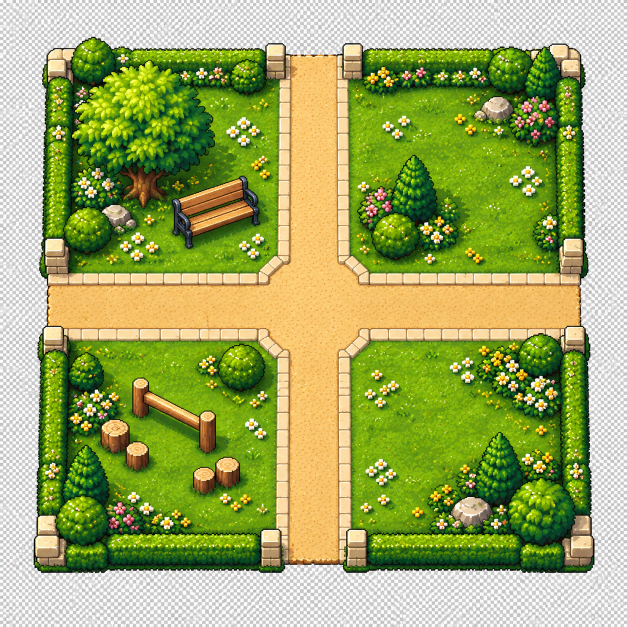
#> input picture output/imagegen/garden-v3/originals/giardino-livello-1.png, 1254 x 1254 px (shown at 1/2 size); its folder holds 4 pictures in this run
$ python prepare.py
#> lines starting #> are read from the running program, lines starting #| are printed output that depends on the picture; after the words box and inside, x2 and y2 are one past the last pixel; in counts of white or black regions, pixels touching at a corner belong together
"""Technical background extraction and alignment of generated garden artwork."""
from pathlib import Path
import json
import numpy as np
from PIL import Image, ImageDraw, ImageFont

BASE = Path(__file__).resolve().parent
ROOT = BASE.parents[2]
PUBLIC = ROOT / 'public/care/garden-v3'
PUBLIC.mkdir(parents=True, exist_ok=True)
manifest = []
for level in range(1, 6):
    name = f'giardino-livello-{level}'
    source = Image.open(BASE / 'originals' / f'{name}.png').convert('RGBA')
    rgba = np.array(source)
    rgb = rgba[:, :, :3].astype(np.int16)
    # Remove only neutral pixels connected to the exterior: preserve the art.
    spread = rgb.max(2) - rgb.min(2)
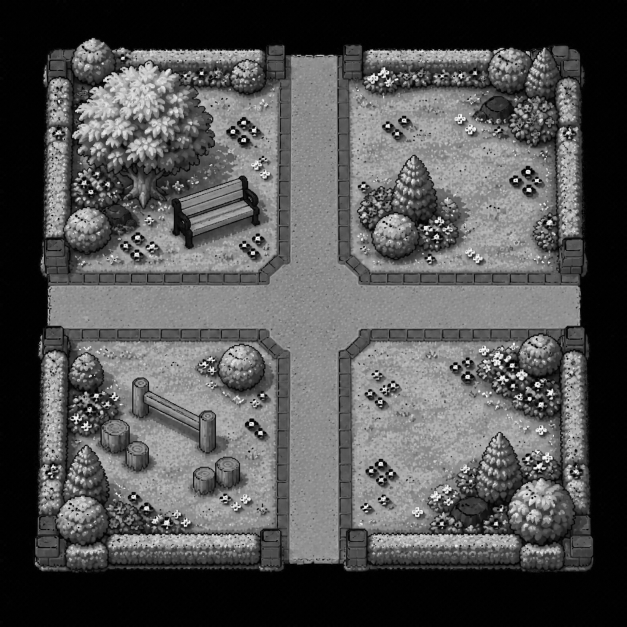
#> spread: shape (1254, 1254) int16 (shown at 1/2 size); min 0, max 255, mean 83.2
    mean = rgb.mean(2)
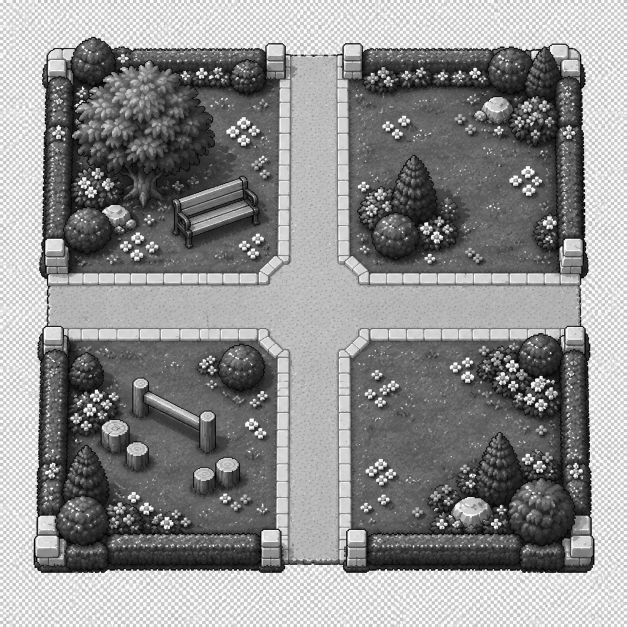
#> mean: shape (1254, 1254) float64 (shown at 1/2 size); min 0, max 255, mean 142
    eligible = (rgba[:, :, 3] < 128) | ((spread < 25) & (mean > 75))
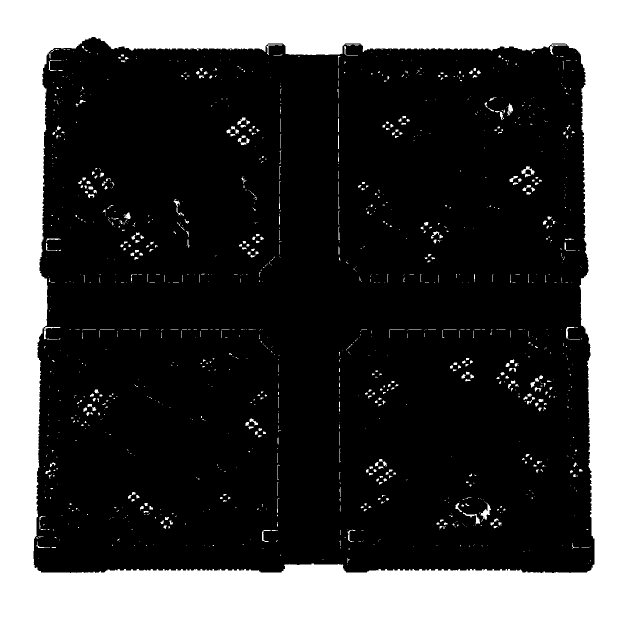
#> eligible: shape (1254, 1254) bool (shown at 1/2 size); 28.7% white; 1288 white regions (992 under 20 px), largest, box (x1, y1, x2, y2) and area: (0, 0, 1254, 1254) 434498, (961, 1004, 982, 1044) 275, (926, 1025, 960, 1049) 183
    if level == 5:
        eligible = (rgba[:, :, 3] < 128) | ((spread < 18) & (mean < 45))
    mask = Image.fromarray(np.pad(eligible.astype('uint8') * 255, 1, constant_values=255)).copy()
#> mask: PIL image 1256x1256 L; 28.9% white; 1288 white regions (992 under 20 px), largest, box (x1, y1, x2, y2) and area: (0, 0, 1256, 1256) 439518, (962, 1005, 983, 1045) 275, (927, 1026, 961, 1050) 183
    ImageDraw.floodfill(mask, (0, 0), 128, thresh=0)
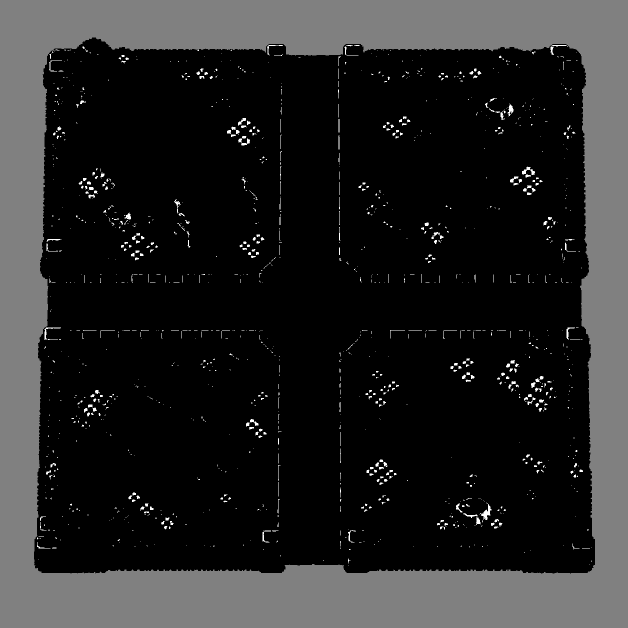
#> mask: PIL image 1256x1256 L (shown at 1/2 size); min 0, max 255, mean 38.3
    rgba[np.array(mask)[1:-1, 1:-1] == 128, 3] = 0
    # Discard detached background fragments; the complete plot is connected.
    component = Image.fromarray((rgba[:, :, 3] > 127).astype('uint8') * 255).copy()
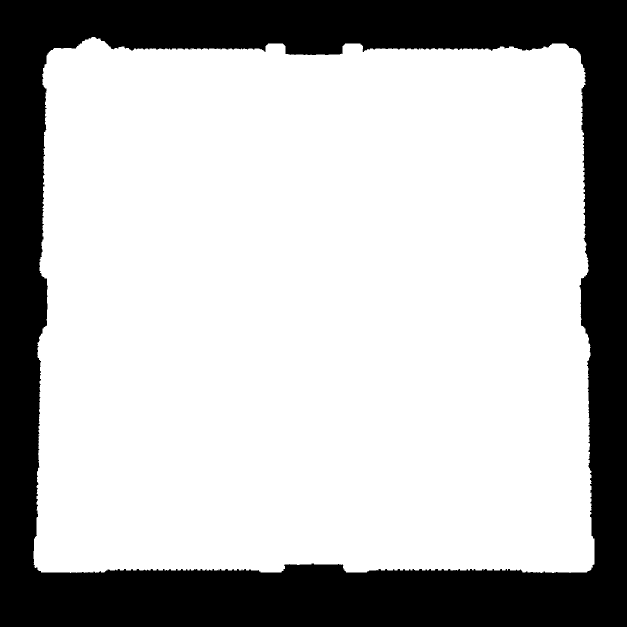
#> component: PIL image 1254x1254 L (shown at 1/2 size); 72.4% white; 1 black region, box (x1, y1, x2, y2) and area: (0, 0, 1254, 1254) 434301
    ImageDraw.floodfill(component, (627, 613), 128, thresh=0)
    rgba[np.array(component) != 128, 3] = 0
    art = Image.fromarray(rgba)
    bounds = art.getbbox()
#> bounds = (67, 74, 1189, 1146)
    # The cross junction is slightly above canvas centre due to the tilted view.
    anchor = (627, [612, 610, 613, 618, 612][level - 1])
    radius = max(anchor[0] - bounds[0], bounds[2] - anchor[0], anchor[1] - bounds[1], bounds[3] - anchor[1]) + 8
#> radius = 570
    canvas = Image.new('RGBA', (radius * 2, radius * 2))
#> canvas: PIL image 1140x1140 RGBA; every value is 0
    canvas.alpha_composite(art.crop(bounds), (radius + bounds[0] - anchor[0], radius + bounds[1] - anchor[1]))
    asset = canvas.resize((768, 768), Image.Resampling.NEAREST)
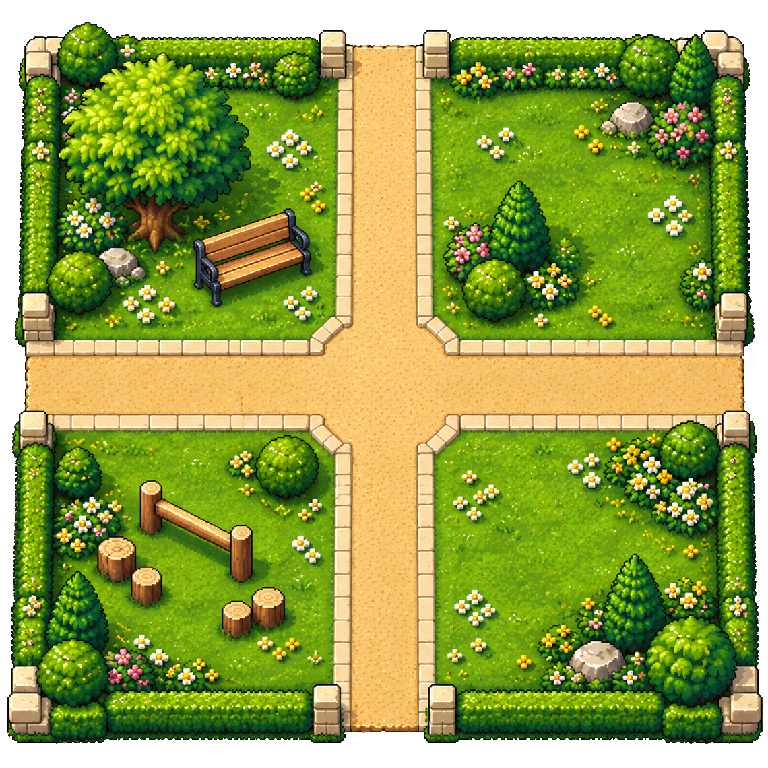
#> asset: PIL image 768x768 RGBA; mean R, G, B, A 116.2, 130.6, 44.3, 223.3; transparent parts drawn white
    asset.save(BASE / 'assets' / f'{name}.png')
    asset.save(PUBLIC / f'{name}.webp', lossless=True, method=6)
    alpha = np.array(asset)[:, :, 3]
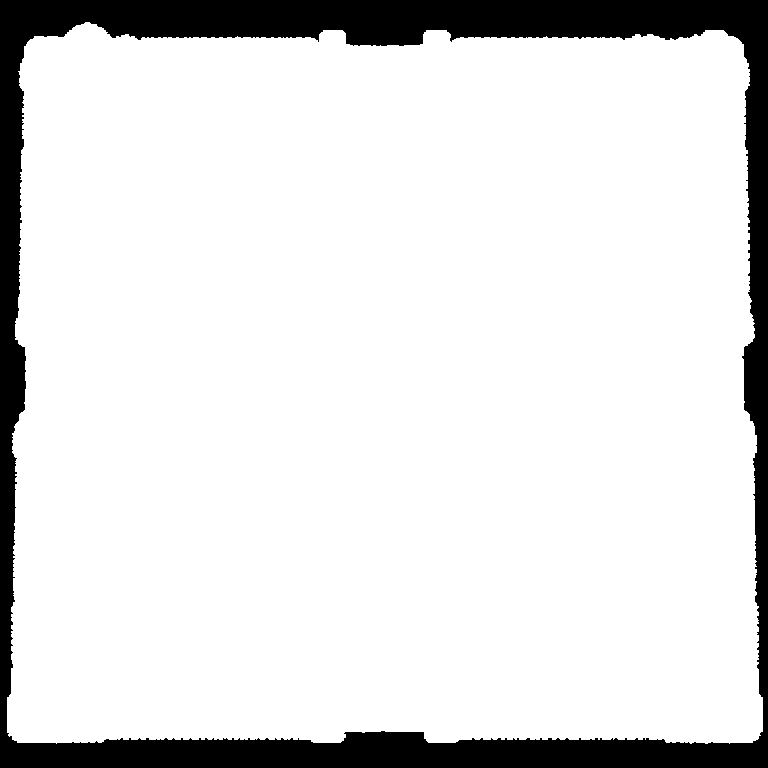
#> alpha: shape (768, 768); 87.6% white; 1 black region, box (x1, y1, x2, y2) and area: (0, 0, 768, 768) 73330
    assert alpha.min() == 0 and alpha.max() == 255
    assert all(asset.getpixel(p)[3] == 0 for p in [(0, 0), (767, 0), (0, 767), (767, 767)])
    assert asset.getpixel((384, 384))[3] == 255
    entry = {'id': name, 'family': 'giardino', 'level': level, 'entrances': ['top', 'right', 'bottom', 'left'], 'path': f'/care/garden-v3/{name}.webp', 'source': f'originals/{name}.png', 'sourceBounds': bounds, 'crossAnchor': anchor, 'transparentFraction': round(float((alpha == 0).mean()), 4)}
    manifest.append(entry)
    print(name, 'RGBA', asset.size, entry['transparentFraction'])
#| giardino-livello-1 RGBA (768, 768) 0.1243
#> pass 2 of the loop `for level in range(1, 6):`:
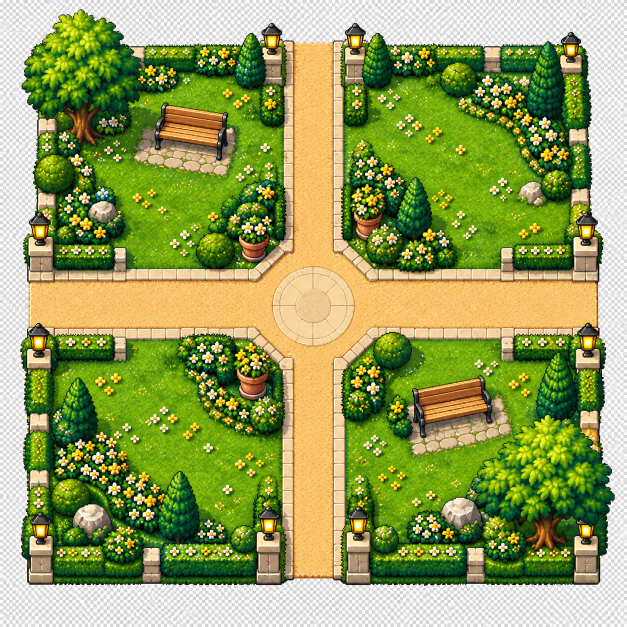
#> input picture output/imagegen/garden-v3/originals/giardino-livello-2.png, 1254 x 1254 px (shown at 1/2 size)
#> `eligible = (rgba[:, :, 3] < 128) | ((spread < 25) & (mean > 75))`:
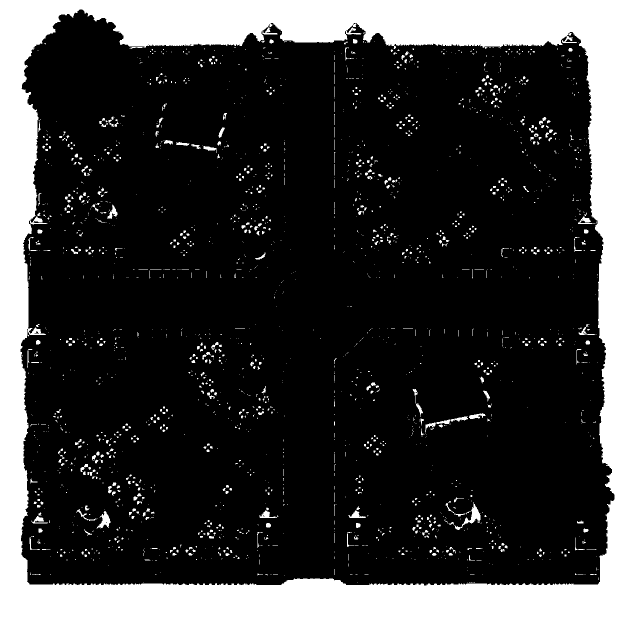
#> eligible: shape (1254, 1254) bool (shown at 1/2 size); 22.7% white; 2061 white regions (1676 under 20 px), largest, box (x1, y1, x2, y2) and area: (0, 0, 1254, 1254) 331711, (898, 1004, 961, 1060) 690, (193, 1022, 221, 1057) 440
#> bounds = (41, 19, 1229, 1171)
#> radius = 610
#> `alpha = np.array(asset)[:, :, 3]`:
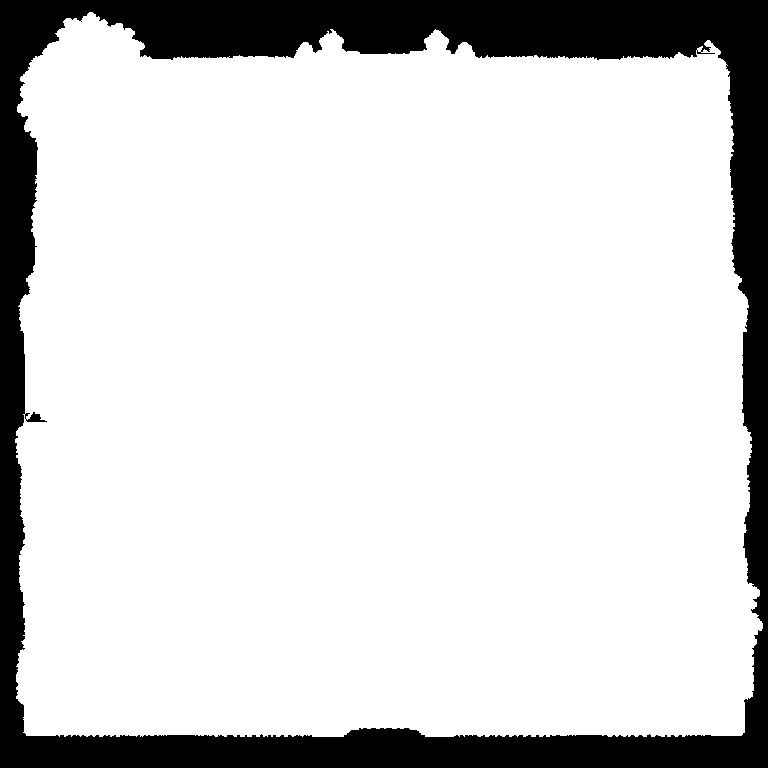
#> alpha: shape (768, 768); 83.4% white; 1 black region, box (x1, y1, x2, y2) and area: (0, 0, 768, 768) 97812
#| giardino-livello-2 RGBA (768, 768) 0.1658
#> pass 3 of the loop `for level in range(1, 6):`:
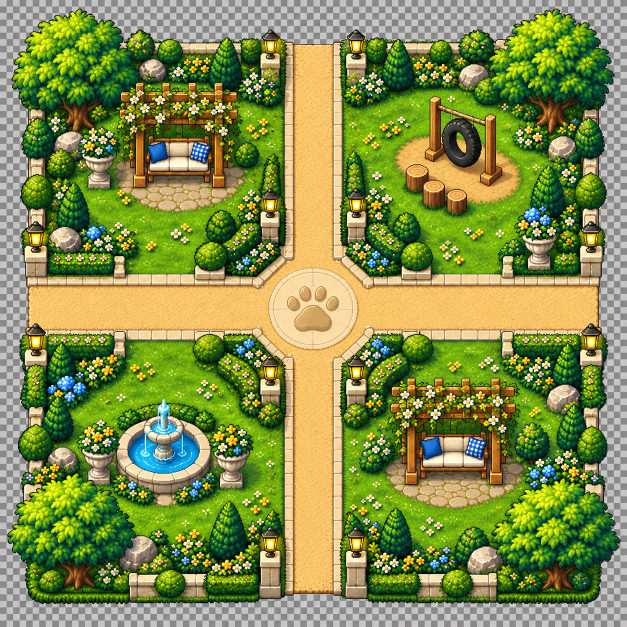
#> input picture output/imagegen/garden-v3/originals/giardino-livello-3.png, 1254 x 1254 px (shown at 1/2 size)
#> `eligible = (rgba[:, :, 3] < 128) | ((spread < 25) & (mean > 75))`:
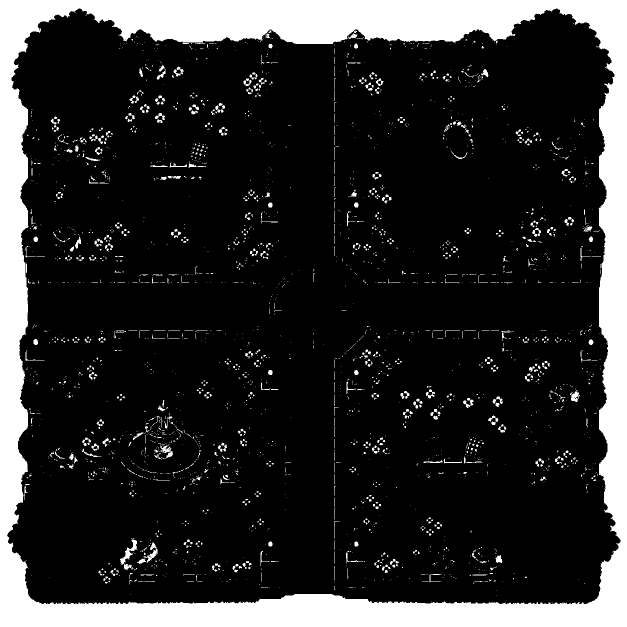
#> eligible: shape (1254, 1254) bool (shown at 1/2 size); 17.8% white; 2648 white regions (2268 under 20 px), largest, box (x1, y1, x2, y2) and area: (0, 0, 1254, 1254) 250597, (240, 1079, 275, 1130) 501, (310, 889, 346, 918) 344
#> bounds = (14, 17, 1241, 1208)
#> radius = 622
#> `alpha = np.array(asset)[:, :, 3]`:
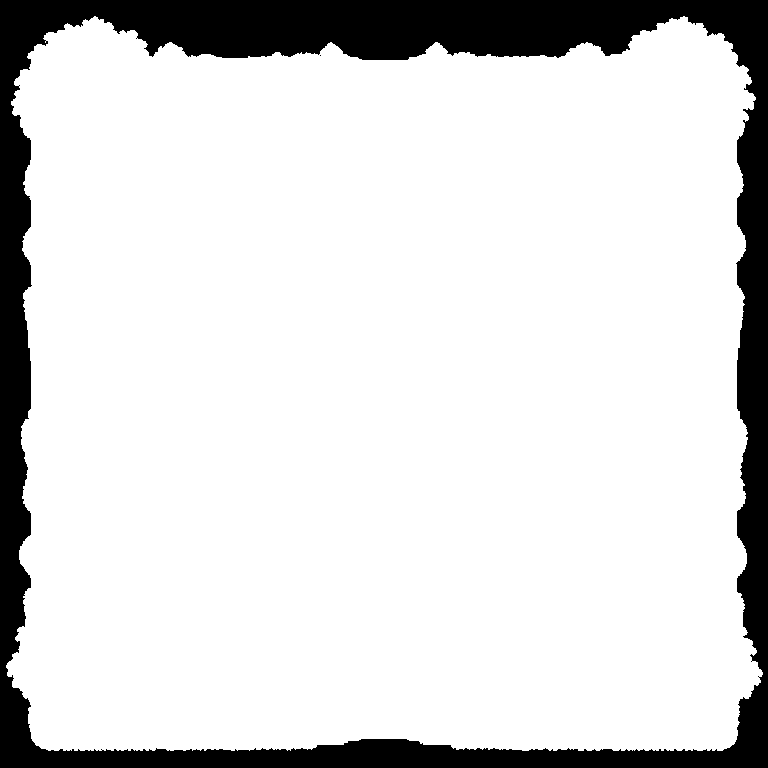
#> alpha: shape (768, 768); 85.4% white; 2 black regions (1 under 20 px), largest, box (x1, y1, x2, y2) and area: (0, 0, 768, 768) 85905
#| giardino-livello-3 RGBA (768, 768) 0.1456
#> (the run stopped early here; a loop or call above may not have finished)
